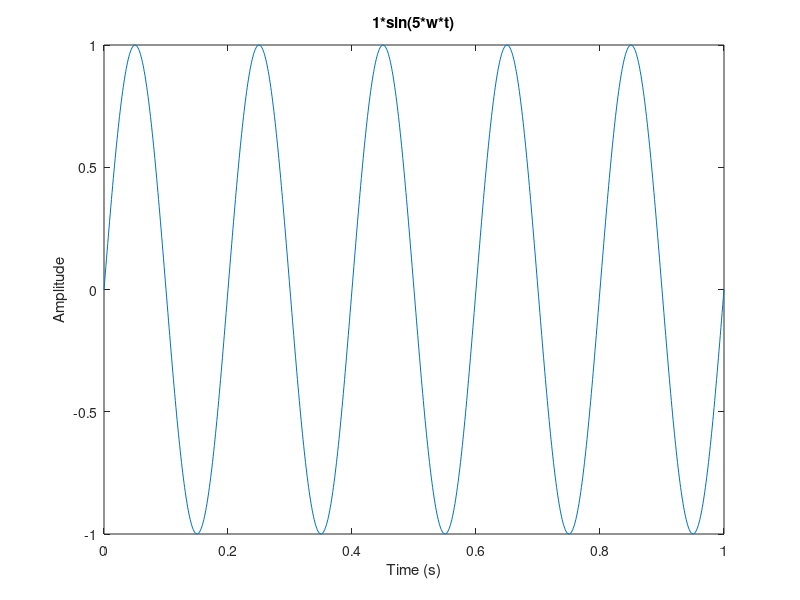
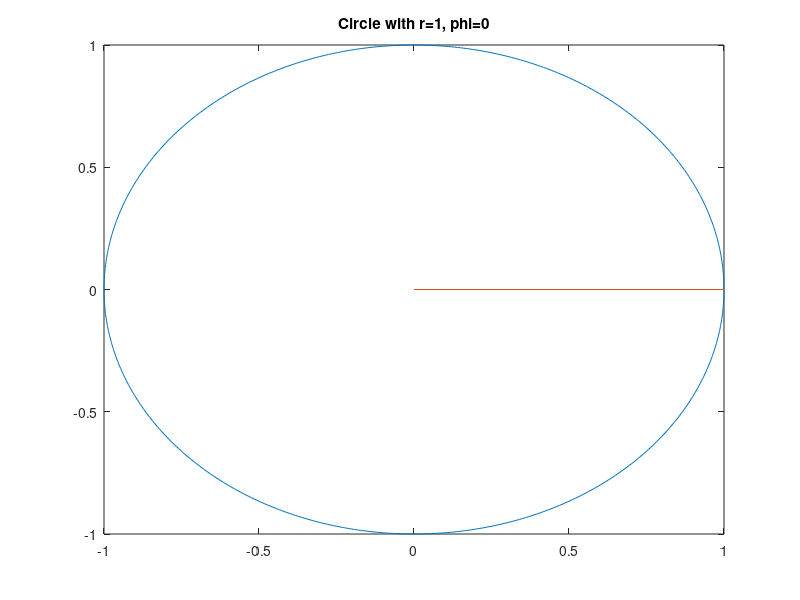
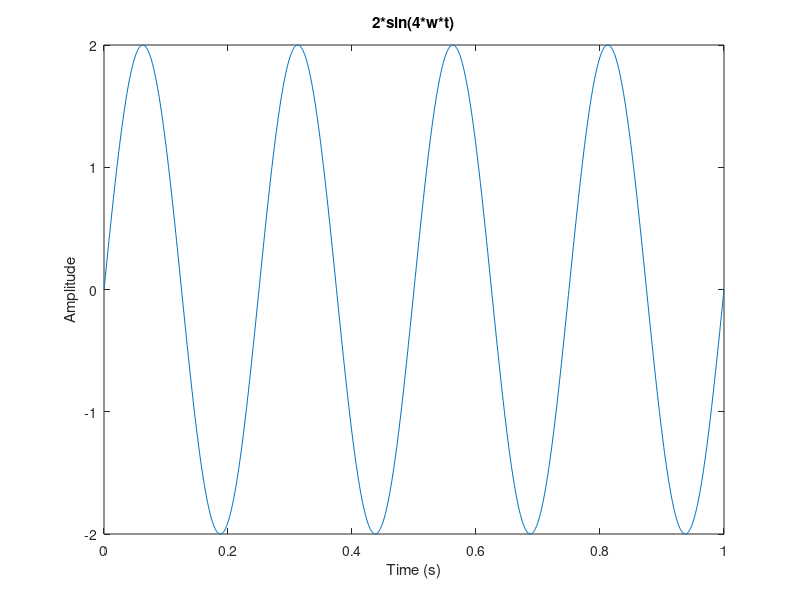
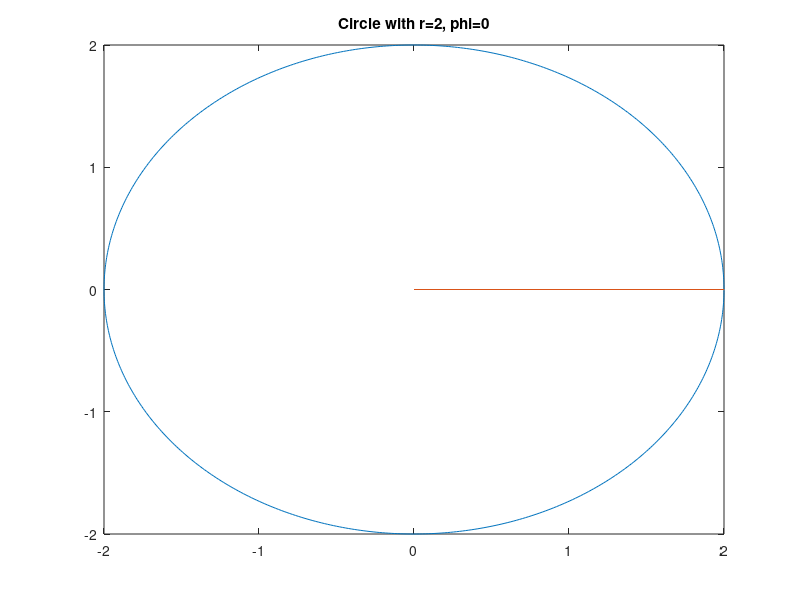

Here is the MATLAB script that generated these plots, in order:
%% ***********************************************************
%%
%% This program illustrates the relations between
%% circles, sinusoids, amplitudes, radii, and phase offsets
%%
%% Let the sinusoid be defined as x = A*sin(F*w+phi), where
%% F is a positive integer and w is an angular frequency, e.g.
%% 2*pi. Then there is a circle of radius A. The offset on the
%% circle can be depicted as a segment that starts at the
%% center of the circle (0, 0) and ends at (A*cos(phi), A*sin(phi)). 
%% On the sinusoid plot, the offset is on the amplitude axis (y-axis) 
%% A*phi. The offset has no effect on the frequency spectrum plot.
%% 
%% The program manipulates only single sinusoids.
%%
%% Author: Vladimir Kulyukin
%% ************************************************************

phi = 0;        %% phase offset; defaults to 0, try it with pi/2, pi/4, pi/10, etc. 
t   = 0:0.001:1;   %% time x-axis
w   = 2*pi;        %% angular frequency
ang = 0:0.01:2*pi; %% angle array for drawing circles

%% sine curves
sin01 = 1*sin(5*w*t+phi); %% sin curve 01; f = 5, amp = 1
sin02 = 2*sin(4*w*t+phi); %% sin curve 02; f = 4, amp = 2
sin03 = 3*sin(3*w*t+phi); %% sin curve 03; f = 3, amp = 3
sin04 = 4*sin(2*w*t+phi); %% sin curve 04; f = 2, amp = 4
sin05 = 5*sin(1*w*t+phi); %% sin curve 05; f = 1, amp = 5

%% ********* SINUSOID 01 PLOTS ***********

%% plot of sinusoid 01
figure;
plot(t, sin01);
xlabel('Time (s)');
ylabel('Amplitude');
title('1*sin(5*w*t)');

%% circle 01
figure;
x1=0;
y1=0;
r1=1; 
xp1=r1*cos(ang);
yp1=r1*sin(ang);
plot(x1+xp1,y1+yp1);
hold on;
plot([0,r1*cos(phi)], [0, r1*sin(phi)]);
title(strcat('Circle with r=1, phi=', num2str(phi)));

%% ********* SINUSOID 02 PLOTS ***********
%% 2*sin(4*w*t+phi)
%% plot of sinusoid 02

figure;
plot(t, sin02);
xlabel('Time (s)')
ylabel('Amplitude')
title('2*sin(4*w*t)')

%% circle 02
figure;
x2=0;
y2=0;
r2=2; 
xp2=r2*cos(ang);
yp2=r2*sin(ang);
plot(x1+xp2,y2+yp2);
hold on;
plot([0,r2*cos(phi)], [0, r2*sin(phi)]);
title(strcat('Circle with r=2, phi=', num2str(phi)));

%% ********* SINUSOID 03 PLOTS ***********
%% 3*sin(3*w*t)
%% plot of sinusoid 03

figure;
plot(t, sin03);
xlabel('Time (s)')
ylabel('Amplitude')
title('3*sin(3*w*t)')

%% circle 03
figure;
x3=0;
y3=0;
r3=3;
xp3=r3*cos(ang);
yp3=r3*sin(ang);
plot(x3+xp3,y3+yp3);
hold on;
plot([0,r3*cos(phi)], [0, r3*sin(phi)]);
title(strcat('Circle with r=3, phi=', num2str(phi)));

%% ********* SINUSOID 04 PLOTS ***********
%% 4*sin(2*w*t)
%% plot of sinusoid 04
figure;
plot(t, sin04);
xlabel('Time (s)');
ylabel('Amplitude');
title('4*sin(2*w*t)');

%% circle 04
figure;
x4=0;
y4=0;
r4=4;
xp4=r4*cos(ang);
yp4=r4*sin(ang);
plot(x4+xp4,y4+yp4);
hold on;
plot([0,r4*cos(phi)], [0, r4*sin(phi)]);
title(strcat('Circle with r=4, phi=', num2str(phi)));

%% ********* SINUSOID 05 PLOTS ***********
%% sin05 = 5*sin(1*w*t)
figure;
plot(t, sin05);
xlabel('Time (s)');
ylabel('Amplitude');
title('5*sin(1*w*t)');

%% circle 05
figure;
x5=0;
y5=0;
r5=5;
xp5=r5*cos(ang);
yp5=r5*sin(ang);
plot(x5+xp5,y5+yp5);
hold on;
plot([0,r5*cos(phi)], [0, r5*sin(phi)]);
title(strcat('Circle with r=5, phi=', num2str(phi)));

%% *******************************************
